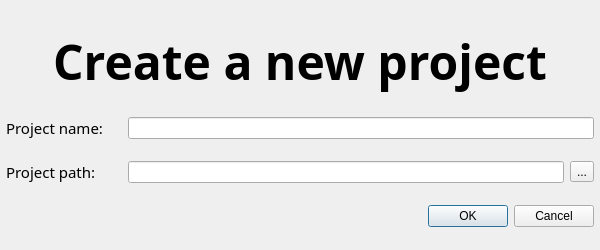
<?xml version="1.0" encoding="UTF-8"?>
<ui version="4.0">
 <class>NewProjectDialogClass</class>
 <widget class="QDialog" name="NewProjectDialogClass">
  <property name="geometry">
   <rect>
    <x>0</x>
    <y>0</y>
    <width>600</width>
    <height>250</height>
   </rect>
  </property>
  <property name="sizePolicy">
   <sizepolicy hsizetype="Fixed" vsizetype="Fixed">
    <horstretch>0</horstretch>
    <verstretch>0</verstretch>
   </sizepolicy>
  </property>
  <property name="minimumSize">
   <size>
    <width>600</width>
    <height>250</height>
   </size>
  </property>
  <property name="maximumSize">
   <size>
    <width>600</width>
    <height>250</height>
   </size>
  </property>
  <property name="baseSize">
   <size>
    <width>600</width>
    <height>250</height>
   </size>
  </property>
  <property name="windowTitle">
   <string>New project</string>
  </property>
  <layout class="QVBoxLayout" name="verticalLayout" stretch="30,30,30,0,0">
   <property name="spacing">
    <number>0</number>
   </property>
   <property name="sizeConstraint">
    <enum>QLayout::SizeConstraint::SetDefaultConstraint</enum>
   </property>
   <property name="leftMargin">
    <number>6</number>
   </property>
   <property name="topMargin">
    <number>6</number>
   </property>
   <property name="rightMargin">
    <number>6</number>
   </property>
   <property name="bottomMargin">
    <number>0</number>
   </property>
   <item>
    <layout class="QHBoxLayout" name="titleHLayout">
     <property name="sizeConstraint">
      <enum>QLayout::SizeConstraint::SetFixedSize</enum>
     </property>
     <item>
      <widget class="QLabel" name="titleLabel">
       <property name="sizePolicy">
        <sizepolicy hsizetype="Preferred" vsizetype="Fixed">
         <horstretch>0</horstretch>
         <verstretch>0</verstretch>
        </sizepolicy>
       </property>
       <property name="font">
        <font>
         <family>Fantasque Sans Mono</family>
         <pointsize>36</pointsize>
         <bold>true</bold>
        </font>
       </property>
       <property name="text">
        <string>Create a new project</string>
       </property>
       <property name="alignment">
        <set>Qt::AlignmentFlag::AlignCenter</set>
       </property>
      </widget>
     </item>
    </layout>
   </item>
   <item>
    <layout class="QHBoxLayout" name="projectNameHLayout" stretch="20,80">
     <property name="sizeConstraint">
      <enum>QLayout::SizeConstraint::SetMaximumSize</enum>
     </property>
     <item>
      <widget class="QLabel" name="projectNameLabel">
       <property name="font">
        <font>
         <family>Fantasque Sans Mono</family>
         <pointsize>11</pointsize>
        </font>
       </property>
       <property name="text">
        <string>Project name:</string>
       </property>
      </widget>
     </item>
     <item>
      <widget class="QLineEdit" name="projectNameLineEdit"/>
     </item>
    </layout>
   </item>
   <item>
    <layout class="QHBoxLayout" name="projectLocationPathHLayout" stretch="20,75,15">
     <property name="sizeConstraint">
      <enum>QLayout::SizeConstraint::SetMaximumSize</enum>
     </property>
     <item>
      <widget class="QLabel" name="projectPathLabel">
       <property name="font">
        <font>
         <family>Fantasque Sans Mono</family>
         <pointsize>11</pointsize>
         <bold>false</bold>
        </font>
       </property>
       <property name="text">
        <string>Project path:</string>
       </property>
      </widget>
     </item>
     <item>
      <widget class="QLineEdit" name="projectPathLineEdit">
       <property name="layoutDirection">
        <enum>Qt::LayoutDirection::RightToLeft</enum>
       </property>
      </widget>
     </item>
     <item>
      <widget class="QToolButton" name="selectDirectoryToolButton">
       <property name="text">
        <string>...</string>
       </property>
      </widget>
     </item>
    </layout>
   </item>
   <item>
    <spacer name="verticalSpacer">
     <property name="orientation">
      <enum>Qt::Orientation::Vertical</enum>
     </property>
     <property name="sizeType">
      <enum>QSizePolicy::Policy::Fixed</enum>
     </property>
     <property name="sizeHint" stdset="0">
      <size>
       <width>20</width>
       <height>0</height>
      </size>
     </property>
    </spacer>
   </item>
   <item>
    <layout class="QHBoxLayout" name="dialogButtonBoxHLayout">
     <property name="sizeConstraint">
      <enum>QLayout::SizeConstraint::SetMinimumSize</enum>
     </property>
     <item>
      <widget class="QDialogButtonBox" name="buttonBox">
       <property name="standardButtons">
        <set>QDialogButtonBox::StandardButton::Cancel|QDialogButtonBox::StandardButton::Ok</set>
       </property>
       <property name="centerButtons">
        <bool>false</bool>
       </property>
      </widget>
     </item>
    </layout>
   </item>
  </layout>
 </widget>
 <layoutdefault spacing="6" margin="11"/>
 <resources/>
 <connections/>
</ui>
